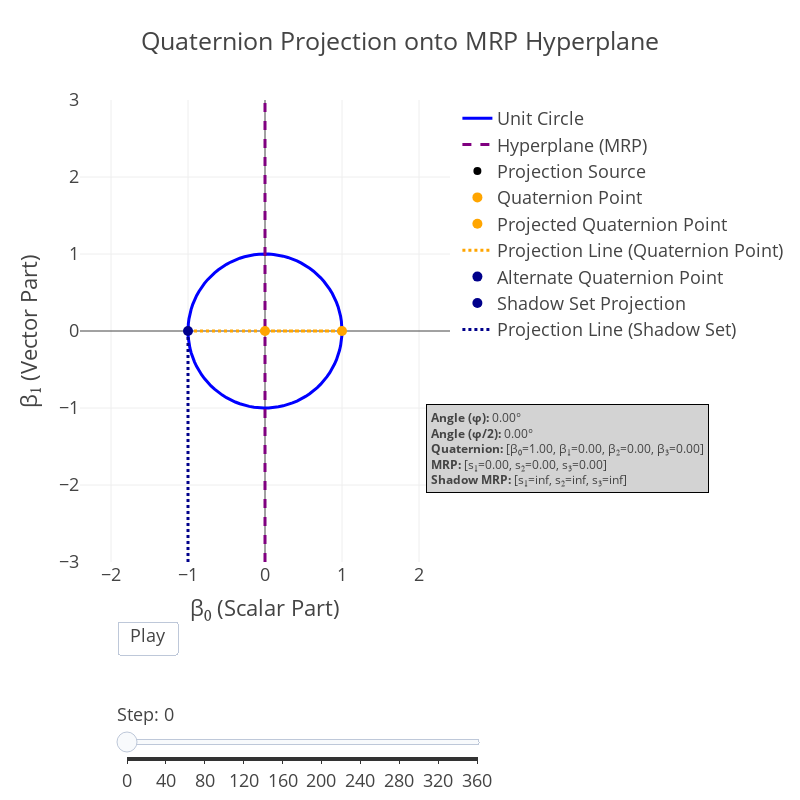

Here is the notebook cell this chart was saved with:
### Markdown cell above
### 3.4.6 - Visualizing MRPs

### Code cell
def setup_animation_scene_2(fig, frames, title):
    play_button = {"label": 'Play',
                   "method": 'animate',
                   "args": [None, {"frame": {"duration": 50, "redraw": True},
                                   "fromcurrent": True,
                                   "mode": 'immediate'}]}

    slider_steps = [{"method": 'animate',
                     "args": [[f.name], {"mode": 'immediate',
                                         "frame": {"duration": 50, "redraw": True},
                                         "fromcurrent": True}],
                     "label": str(k)} for k, f in enumerate(frames)]

    fig.update_layout(updatemenus=[{"type": "buttons",
                                    "showactive": False,
                                    "y": -0.2,
                                    "x": 0.1,
                                    "xanchor": 'left',
                                    "yanchor": 'bottom',
                                    "buttons": [play_button]}],
                      sliders=[{"steps": slider_steps,
                                "x": 0.1,
                                "y": -0.25,
                                "currentvalue": {"visible": True, "prefix": 'Step: '}}],
                      width=800,
                      height=800,
                      template='presentation',
                      xaxis=dict(range=[-1.5, 1.5], scaleanchor="y", scaleratio=1, title='β₀ (Scalar Part)'),
                      yaxis=dict(range=[-3, 3], scaleanchor="x", scaleratio=1, title='β₁ (Vector Part)'),
                      title=title)

def MRP_visualization(steps=360):
    angles_deg = np.linspace(0, 360, steps + 1)
    angles_rad = np.deg2rad(angles_deg)
    
    quaternions = []
    mrps = []
    shadow_mrps = []

    for angle_rad in angles_rad:
        # Compute quaternion components
        beta_0 = np.cos(angle_rad / 2)
        beta_1 = np.sin(angle_rad / 2)
        beta_2 = 0.0
        beta_3 = 0.0
        quaternion = np.array([beta_0, beta_1, beta_2, beta_3])

        # Compute beta_i vector (vector part of quaternion)
        beta_i = np.array([beta_1, beta_2, beta_3])

        # Compute principal MRP
        if np.isclose(1 + beta_0, 0, atol=1e-6):
            mrp = np.array([np.inf, np.inf, np.inf])
        else:
            mrp = beta_i / (1 + beta_0)

        # Compute shadow MRP with negative sign
        if np.isclose(1 - beta_0, 0, atol=1e-6):
            shadow_mrp = np.array([np.inf, np.inf, np.inf])
        else:
            shadow_mrp = -beta_i / (1 - beta_0)

        quaternions.append(quaternion)
        mrps.append(mrp)
        shadow_mrps.append(shadow_mrp)

    # Generate unit circle
    circle_angles = np.linspace(0, 2 * np.pi, 100)
    circle_x, circle_y = np.cos(circle_angles), np.sin(circle_angles)

    # Initial values
    beta_0_init, beta_1_init, beta_2_init, beta_3_init = quaternions[0]
    mrp_init = mrps[0]
    shadow_mrp_init = shadow_mrps[0]
    angle_deg_init = angles_deg[0]

    # Prepare initial annotation
    annotation_text_init = (
        f"<b>Angle (φ):</b> {angle_deg_init:.2f}°<br>"
        f"<b>Angle (φ/2):</b> {angle_deg_init/2:.2f}°<br>"
        f"<b>Quaternion:</b> [β₀={beta_0_init:.2f}, β₁={beta_1_init:.2f}, β₂={beta_2_init:.2f}, β₃={beta_3_init:.2f}]<br>"
        f"<b>MRP:</b> [s₁={mrp_init[0]:.2f}, s₂={mrp_init[1]:.2f}, s₃={mrp_init[2]:.2f}]<br>"
        f"<b>Shadow MRP:</b> [s₁={shadow_mrp_init[0]:.2f}, s₂={shadow_mrp_init[1]:.2f}, s₃={shadow_mrp_init[2]:.2f}]"
    )

    # Initial data traces
    initial_data = [
        # Unit circle
        go.Scatter(x=circle_x,
                   y=circle_y,
                   mode='lines',
                   line=dict(color='blue'),
                   name='Unit Circle',
                   showlegend=True),
        
        # MRP Hyperplane at x = 0
        go.Scatter(x=[0, 0],
                   y=[-3, 3],
                   mode='lines',
                   line=dict(color='purple', dash='dash'),
                   name="Hyperplane (MRP)",
                   showlegend=True),
        
        # Projection source at (-1, 0)
        go.Scatter(x=[-1],
                   y=[0],
                   mode='markers',
                   marker=dict(color='black', size=8),
                   name='Projection Source',
                   showlegend=True),
        
        # Quaternion point
        go.Scatter(x=[beta_0_init],
                   y=[beta_1_init],
                   mode='markers',
                   marker=dict(color='orange', size=10),
                   name='Quaternion Point',
                   showlegend=True),

        # Projected point (principal MRP)
        go.Scatter(x=[0],
                   y=[mrp_init[0]],
                   mode='markers',
                   marker=dict(color='orange', size=10),
                   name='Projected Quaternion Point',
                   showlegend=True),

        # Projection line (principal MRP)
        go.Scatter(x=[-1, beta_0_init, 0],
                   y=[0, beta_1_init, mrp_init[0]],
                   mode='lines',
                   line=dict(color='orange', dash='dot'),
                   name='Projection Line (Quaternion Point)',
                   showlegend=True),
        
        # Alternate quaternion point
        go.Scatter(x=[-beta_0_init],
                   y=[-beta_1_init],
                   mode='markers',
                   marker=dict(color='darkblue', size=10),
                   name='Alternate Quaternion Point',
                   showlegend=True),
        
        # Shadow projected point
        go.Scatter(x=[0],
                   y=[shadow_mrp_init[0]],
                   mode='markers',
                   marker=dict(color='darkblue', size=10),
                   name='Shadow Set Projection',
                   showlegend=True),
        
        # Projection line (shadow MRP)
        go.Scatter(x=[-1, -beta_0_init, 0],
                   y=[0, -beta_1_init, -1e6],#shadow_mrp_init[0]],
                   mode='lines',
                   line=dict(color='darkblue', dash='dot'),
                   name='Projection Line (Shadow Set)',
                   showlegend=True),
    ]

    # Create the figure with the initial data and annotation
    fig = go.Figure(data=initial_data,
                    layout=go.Layout(annotations=[go.layout.Annotation(text=annotation_text_init,
                                                                       xref="paper", yref="paper",
                                                                       x=1.7, y=0.15,
                                                                       showarrow=False,
                                                                       align="left",
                                                                       bordercolor="black",
                                                                       borderwidth=1,
                                                                       borderpad=4,
                                                                       bgcolor="lightgrey",
                                                                       font=dict(size=12))]),
                    frames=[])

    frames = []
    for i, angle_deg in enumerate(angles_deg):
        beta_0, beta_1, beta_2, beta_3 = quaternions[i]
        beta_i = np.array([beta_1, beta_2, beta_3])
        mrp = mrps[i]
        shadow_mrp = shadow_mrps[i]

        # Determine singularities
        singularity_principal = np.isinf(mrp).any()
        singularity_shadow = np.isinf(shadow_mrp).any()

        # Principal MRP data
        if singularity_principal:
            x_projected_point = []
            y_projected_point = []
            x_projection_line = [-1, beta_0, beta_0]
            y_projection_line = [0, beta_1, 1e6]
        else:
            x_projected_point = [0]
            y_projected_point = [mrp[0]]
            x_projection_line = [-1, beta_0, 0]
            y_projection_line = [0, beta_1, mrp[0]]


        # Shadow MRP data
        if singularity_shadow:
            x_shadow_projected_point = []
            y_shadow_projected_point = []
            x_shadow_projection_line = [-1, -beta_0, -beta_0]
            y_shadow_projection_line = [0, -beta_1, -1e6]
        else:
            x_shadow_projected_point = [0]
            y_shadow_projected_point = [shadow_mrp[0]]
            x_shadow_projection_line = [-1, -beta_0, 0]
            y_shadow_projection_line = [0, -beta_1, shadow_mrp[0]]

        # Annotation Text
        annotation_text = (
            f"<b>Angle (φ):</b> {angle_deg:.2f}°<br>"
            f"<b>Angle (φ/2):</b> {angle_deg/2:.2f}°<br>"
            f"<b>Quaternion:</b> [β₀={beta_0:.2f}, β₁={beta_1:.2f}, β₂={beta_2:.2f}, β₃={beta_3:.2f}]<br>"
            f"<b>MRP:</b> [s₁={mrp[0]:.2f}, s₂={mrp[1]:.2f}, s₃={mrp[2]:.2f}]<br>"
            f"<b>Shadow MRP:</b> [s₁={shadow_mrp[0]:.2f}, s₂={shadow_mrp[1]:.2f}, s₃={shadow_mrp[2]:.2f}]"
            )

        if angle_deg < 150:
            annotation_text += "<br><span style='color:yellow;'><b>Using Principal MRP set</b></span>"
        elif 150 <= angle_deg < 180:
            annotation_text += "<br><span style='color:orange;'><b>Preparing to switch to shadow set</b></span>"
        elif angle_deg >= 180:
            annotation_text += "<br><span style='color:darkblue;'><b>Switched to shadow set!</b></span>"

        # Update the data of existing traces
        frame = go.Frame(
            data=[
                # Unit circle (no change)
                go.Scatter(),
                
                # MRP hyperplane (no change)
                go.Scatter(),
                
                # Projection source (no change)
                go.Scatter(),
                
                # Quaternion point
                go.Scatter(x=[beta_0], y=[beta_1]),

                # Projected point (principal MRP)
                go.Scatter(x=x_projected_point, y=y_projected_point),

                # Projection line (principal MRP)
                go.Scatter(x=x_projection_line, y=y_projection_line),
                
                # Alternate quaternion point
                go.Scatter(x=[-beta_0], y=[-beta_1]),
                
                # Shadow projected point
                go.Scatter(x=x_shadow_projected_point, y=y_shadow_projected_point),
                
                # Projection line (shadow MRP)
                go.Scatter(x=x_shadow_projection_line, y=y_shadow_projection_line),
            ],
            name=str(i),
            layout=go.Layout(annotations=[go.layout.Annotation(text=annotation_text,
                                                               xref="paper", yref="paper",
                                                               x=1.7, y=0.15,
                                                               showarrow=False,
                                                               align="left",
                                                               bordercolor="black",
                                                               borderwidth=1,
                                                               borderpad=4,
                                                               bgcolor="lightgrey",
                                                               font=dict(size=12))]))
        frames.append(frame)

    fig.frames = frames  # Add frames to the figure

    # Configure the layout using your existing setup_animation_scene function
    setup_animation_scene_2(fig, frames, "Quaternion Projection onto MRP Hyperplane")

    return fig

# Note: The setup_animation_scene function should be defined as in your existing code.

# Run the visualization
fig = MRP_visualization(steps=360)
fig.show()
